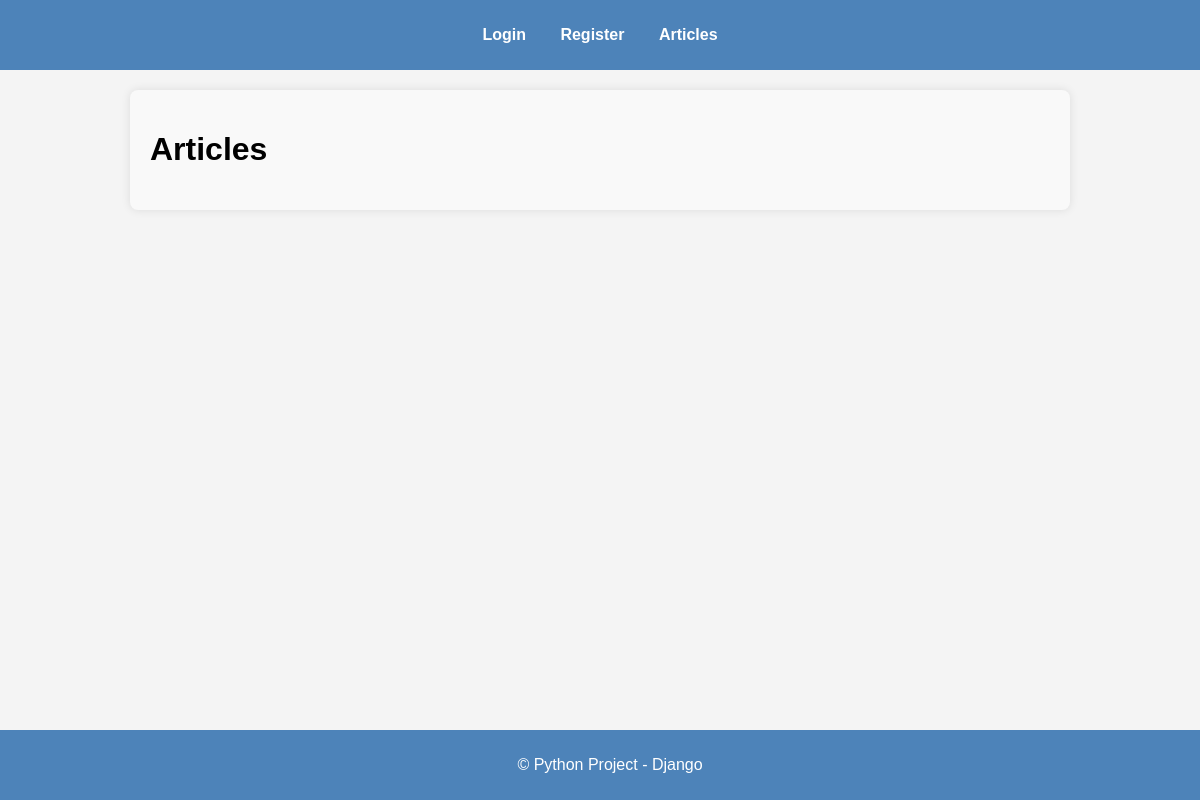
/articles/, run on an earlier commit of the app's database.
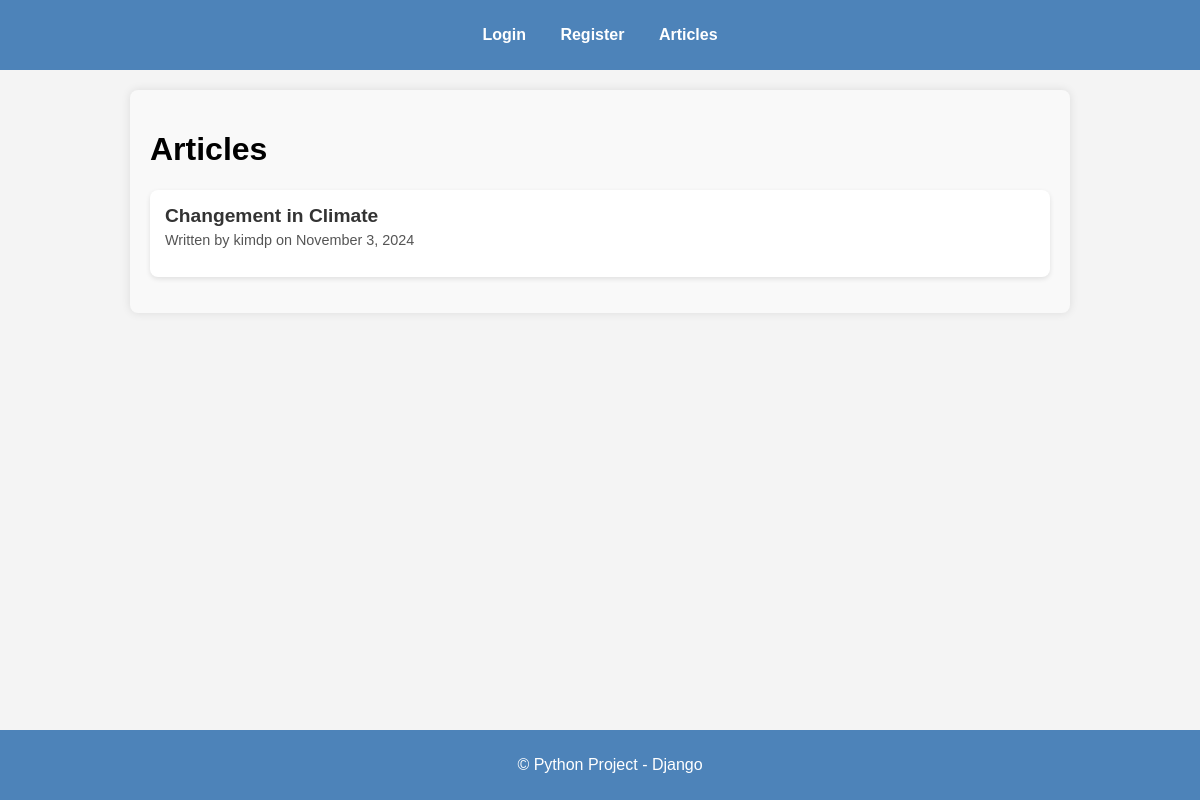
And on a later commit of the database.
### my_app/models.py (models this page shows, shortened)
class Article(models.Model):
    title = models.CharField(max_length=200)
    content = models.TextField()
    author = models.ForeignKey(User, on_delete=models.CASCADE)
    created_at = models.DateTimeField(auto_now_add=True)

### my_app/views.py (the view)
# urls.py: path('articles/', views.ArticleListView.as_view(), name='article_list'),
class ArticleListView(ListView):
    model = Article
    template_name = 'articles/article_list.html'  #
    context_object_name = 'articles'

### my_app/templates/articles/article_list.html (shortened to what this page needs)
{% extends "base.html" %}
{% block content %}
    <div class="article-list-container">
        <h1>Articles</h1>
        <ul class="article-list">
            {% for article in articles %}
                <li class="article-card">
                    <a href="{% url 'article_detail' article.pk %}" class="article-link">{{ article.title }}</a>
                    <p>Written by {{ article.author.username }} on {{ article.created_at|date:"F j, Y" }}</p>
                </li>
            {% endfor %}
        </ul>
    </div>
{% endblock %}

What changed in the data, as far as the page shows it:
added Article: title "Changement in Climate", author.username "kimdp", created_at "November 3, 2024"
